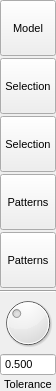
<?xml version="1.0" encoding="UTF-8"?>
<ui version="4.0">
 <class>ClearPopup</class>
 <widget class="QWidget" name="ClearPopup">
  <property name="geometry">
   <rect>
    <x>0</x>
    <y>0</y>
    <width>94</width>
    <height>395</height>
   </rect>
  </property>
  <property name="sizePolicy">
   <sizepolicy hsizetype="Minimum" vsizetype="Minimum">
    <horstretch>0</horstretch>
    <verstretch>0</verstretch>
   </sizepolicy>
  </property>
  <property name="font">
   <font>
    <pointsize>8</pointsize>
   </font>
  </property>
  <property name="windowTitle">
   <string>Rebond Popup</string>
  </property>
  <layout class="QVBoxLayout" name="verticalLayout">
   <property name="spacing">
    <number>2</number>
   </property>
   <property name="sizeConstraint">
    <enum>QLayout::SetFixedSize</enum>
   </property>
   <property name="margin">
    <number>0</number>
   </property>
   <item>
    <widget class="QToolButton" name="RebondModelNoAugmentButton">
     <property name="minimumSize">
      <size>
       <width>56</width>
       <height>56</height>
      </size>
     </property>
     <property name="maximumSize">
      <size>
       <width>56</width>
       <height>56</height>
      </size>
     </property>
     <property name="toolTip">
      <string>Rebond atoms in current model, without augmentation</string>
     </property>
     <property name="text">
      <string>Model</string>
     </property>
     <property name="icon">
      <iconset resource="icons.qrc">
       <normaloff>:/build/icons/build_rebondnoaugment.svg</normaloff>:/build/icons/build_rebondnoaugment.svg</iconset>
     </property>
     <property name="iconSize">
      <size>
       <width>30</width>
       <height>30</height>
      </size>
     </property>
     <property name="checkable">
      <bool>false</bool>
     </property>
     <property name="autoExclusive">
      <bool>false</bool>
     </property>
     <property name="toolButtonStyle">
      <enum>Qt::ToolButtonTextUnderIcon</enum>
     </property>
     <property name="autoRaise">
      <bool>false</bool>
     </property>
    </widget>
   </item>
   <item>
    <widget class="QToolButton" name="RebondSelectionButton">
     <property name="minimumSize">
      <size>
       <width>56</width>
       <height>56</height>
      </size>
     </property>
     <property name="maximumSize">
      <size>
       <width>56</width>
       <height>56</height>
      </size>
     </property>
     <property name="toolTip">
      <string>Rebond atoms in current selection</string>
     </property>
     <property name="text">
      <string>Selection</string>
     </property>
     <property name="icon">
      <iconset resource="icons.qrc">
       <normaloff>:/build/icons/build_rebondsel.svg</normaloff>:/build/icons/build_rebondsel.svg</iconset>
     </property>
     <property name="iconSize">
      <size>
       <width>30</width>
       <height>30</height>
      </size>
     </property>
     <property name="checkable">
      <bool>false</bool>
     </property>
     <property name="autoExclusive">
      <bool>false</bool>
     </property>
     <property name="toolButtonStyle">
      <enum>Qt::ToolButtonTextUnderIcon</enum>
     </property>
     <property name="autoRaise">
      <bool>false</bool>
     </property>
    </widget>
   </item>
   <item>
    <widget class="QToolButton" name="RebondSelectionNoAugmentButton">
     <property name="minimumSize">
      <size>
       <width>56</width>
       <height>56</height>
      </size>
     </property>
     <property name="maximumSize">
      <size>
       <width>56</width>
       <height>56</height>
      </size>
     </property>
     <property name="toolTip">
      <string>Rebond atoms in current selection, without augmentation</string>
     </property>
     <property name="text">
      <string>Selection</string>
     </property>
     <property name="icon">
      <iconset resource="icons.qrc">
       <normaloff>:/build/icons/build_rebondselnoaugment.svg</normaloff>:/build/icons/build_rebondselnoaugment.svg</iconset>
     </property>
     <property name="iconSize">
      <size>
       <width>30</width>
       <height>30</height>
      </size>
     </property>
     <property name="checkable">
      <bool>false</bool>
     </property>
     <property name="autoExclusive">
      <bool>false</bool>
     </property>
     <property name="toolButtonStyle">
      <enum>Qt::ToolButtonTextUnderIcon</enum>
     </property>
     <property name="autoRaise">
      <bool>false</bool>
     </property>
    </widget>
   </item>
   <item>
    <widget class="QToolButton" name="RebondPatternsButton">
     <property name="minimumSize">
      <size>
       <width>56</width>
       <height>56</height>
      </size>
     </property>
     <property name="maximumSize">
      <size>
       <width>56</width>
       <height>56</height>
      </size>
     </property>
     <property name="toolTip">
      <string>Rebond atoms in current patterns</string>
     </property>
     <property name="text">
      <string>Patterns</string>
     </property>
     <property name="icon">
      <iconset resource="icons.qrc">
       <normaloff>:/build/icons/build_rebond.svg</normaloff>:/build/icons/build_rebond.svg</iconset>
     </property>
     <property name="iconSize">
      <size>
       <width>30</width>
       <height>30</height>
      </size>
     </property>
     <property name="checkable">
      <bool>false</bool>
     </property>
     <property name="autoExclusive">
      <bool>false</bool>
     </property>
     <property name="toolButtonStyle">
      <enum>Qt::ToolButtonTextUnderIcon</enum>
     </property>
     <property name="autoRaise">
      <bool>false</bool>
     </property>
    </widget>
   </item>
   <item>
    <widget class="QToolButton" name="RebondPatternsNoAugmentButton">
     <property name="minimumSize">
      <size>
       <width>56</width>
       <height>56</height>
      </size>
     </property>
     <property name="maximumSize">
      <size>
       <width>56</width>
       <height>56</height>
      </size>
     </property>
     <property name="toolTip">
      <string>Rebond atoms in current patterns, without augmentation</string>
     </property>
     <property name="text">
      <string>Patterns</string>
     </property>
     <property name="icon">
      <iconset resource="icons.qrc">
       <normaloff>:/build/icons/build_rebondnoaugment.svg</normaloff>:/build/icons/build_rebondnoaugment.svg</iconset>
     </property>
     <property name="iconSize">
      <size>
       <width>30</width>
       <height>30</height>
      </size>
     </property>
     <property name="checkable">
      <bool>false</bool>
     </property>
     <property name="autoExclusive">
      <bool>false</bool>
     </property>
     <property name="toolButtonStyle">
      <enum>Qt::ToolButtonTextUnderIcon</enum>
     </property>
     <property name="autoRaise">
      <bool>false</bool>
     </property>
    </widget>
   </item>
   <item>
    <widget class="Line" name="line">
     <property name="orientation">
      <enum>Qt::Horizontal</enum>
     </property>
    </widget>
   </item>
   <item>
    <widget class="QDial" name="ToleranceDial">
     <property name="minimumSize">
      <size>
       <width>56</width>
       <height>56</height>
      </size>
     </property>
     <property name="maximumSize">
      <size>
       <width>56</width>
       <height>56</height>
      </size>
     </property>
     <property name="toolTip">
      <string>Tolerance for automatic rebonding (larger number means more bonds will be formed)</string>
     </property>
     <property name="minimum">
      <number>500</number>
     </property>
     <property name="maximum">
      <number>2000</number>
     </property>
     <property name="singleStep">
      <number>10</number>
     </property>
     <property name="pageStep">
      <number>100</number>
     </property>
     <property name="value">
      <number>1000</number>
     </property>
    </widget>
   </item>
   <item>
    <widget class="QDoubleSpinBox" name="ToleranceSpin">
     <property name="maximumSize">
      <size>
       <width>56</width>
       <height>24</height>
      </size>
     </property>
     <property name="buttonSymbols">
      <enum>QAbstractSpinBox::NoButtons</enum>
     </property>
     <property name="decimals">
      <number>3</number>
     </property>
     <property name="minimum">
      <double>0.500000000000000</double>
     </property>
    </widget>
   </item>
   <item>
    <widget class="QLabel" name="label">
     <property name="sizePolicy">
      <sizepolicy hsizetype="Minimum" vsizetype="Minimum">
       <horstretch>0</horstretch>
       <verstretch>0</verstretch>
      </sizepolicy>
     </property>
     <property name="text">
      <string>Tolerance</string>
     </property>
     <property name="alignment">
      <set>Qt::AlignCenter</set>
     </property>
    </widget>
   </item>
  </layout>
 </widget>
 <resources>
  <include location="icons.qrc"/>
 </resources>
 <connections/>
</ui>
